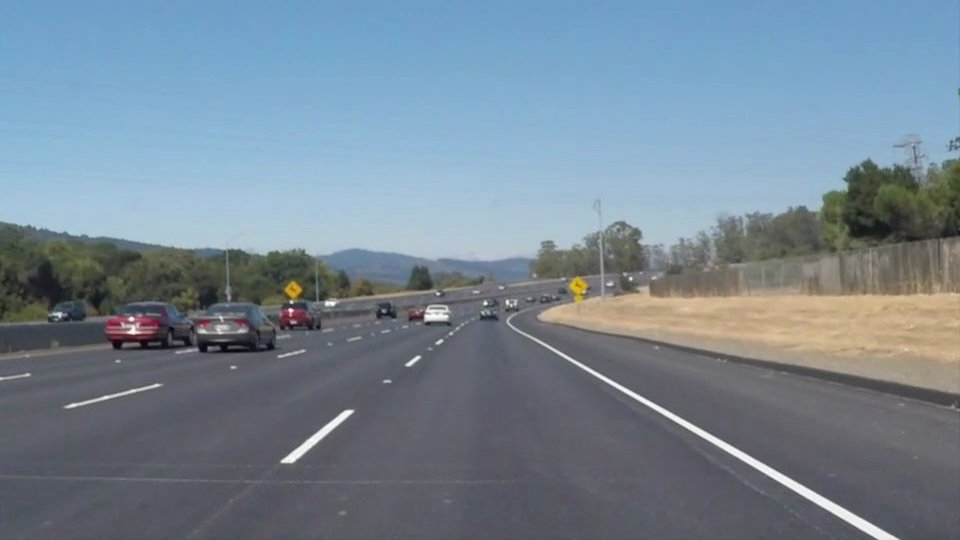
#> input picture SelfDrivingCarND/Term1/P1/CarND-LaneLines-P1/test_images/solidWhiteCurve.jpg, 960 x 540 px; its folder holds only this picture in this run
$ jupyter execute P1.ipynb   (shell and % lines are left out)
#> lines starting #> are read from the running program, lines starting #| are printed output that depends on the picture; after the words box and inside, x2 and y2 are one past the last pixel; in counts of white or black regions, pixels touching at a corner belong together
# Self-Driving Car Engineer Nanodegree

## Project: **Finding Lane Lines on the Road**
***
In this project, you will use the tools you learned about in the lesson to identify lane lines on the road.  You can develop your pipeline on a series of individual images, and later apply the result to a video stream (really just a series of images). Check out the video clip "raw-lines-example.mp4" (also contained in this repository) to see what the output should look like after using the helper functions below.

Once you have a result that looks roughly like "raw-lines-example.mp4", you'll need to get creative and try to average and/or extrapolate the line segments you've detected to map out the full extent of the lane lines.  You can see an example of the result you're going for in the video "P1_example.mp4".  Ultimately, you would like to draw just one line for the left side of the lane, and one for the right.

In addition to implementing code, there is a brief writeup to complete. The writeup should be completed in a separate file, which can be either a markdown file or a pdf document. There is a [write up template](https://github.com/udacity/CarND-LaneLines-P1/blob/master/writeup_template.md) that can be used to guide the writing process. Completing both the code in the Ipython notebook and the writeup template will cover all of the [rubric points](https://review.udacity.com/#!/rubrics/322/view) for this project.

---
Let's have a look at our first image called 'test_images/solidWhiteRight.jpg'.  Run the 2 cells below (hit Shift-Enter or the "play" button above) to display the image.

**Note: If, at any point, you encounter frozen display windows or other confounding issues, you can always start again with a clean slate by going to the "Kernel" menu above and selecting "Restart & Clear Output".**

---

**The tools you have are color selection, region of interest selection, grayscaling, Gaussian smoothing, Canny Edge Detection and Hough Tranform line detection.  You  are also free to explore and try other techniques that were not presented in the lesson.  Your goal is piece together a pipeline to detect the line segments in the image, then average/extrapolate them and draw them onto the image for display (as below).  Once you have a working pipeline, try it out on the video stream below.**

---

<figure>

 <figcaption>
 <p></p>
 <p style="text-align: center;"> Your output should look something like this (above) after detecting line segments using the helper functions below </p>
 </figcaption>
</figure>
 <p></p>
<figure>

 <figcaption>
 <p></p>
 <p style="text-align: center;"> Your goal is to connect/average/extrapolate line segments to get output like this</p>
 </figcaption>
</figure>

**Run the cell below to import some packages.  If you get an `import error` for a package you've already installed, try changing your kernel (select the Kernel menu above --> Change Kernel).  Still have problems?  Try relaunching Jupyter Notebook from the terminal prompt.  Also, consult the forums for more troubleshooting tips.**

## Import Packages

## Ideas for Lane Detection Pipeline

**Some OpenCV functions (beyond those introduced in the lesson) that might be useful for this project are:**

`cv2.inRange()` for color selection
`cv2.fillPoly()` for regions selection
`cv2.line()` to draw lines on an image given endpoints
`cv2.addWeighted()` to coadd / overlay two images
`cv2.cvtColor()` to grayscale or change color
`cv2.imwrite()` to output images to file
`cv2.bitwise_and()` to apply a mask to an image

**Check out the OpenCV documentation to learn about these and discover even more awesome functionality!**

## Helper Functions

Below are some helper functions to help get you started. They should look familiar from the lesson!

[cell 1]
import matplotlib.pyplot as plt
import matplotlib.image as mpimg
import numpy as np
import cv2
import math ,time

# [7 lines left out: function grayscale, not called in this run]
    # Or use BGR2GRAY if you read an image with cv2.imread()
    # return cv2.cvtColor(img, cv2.COLOR_BGR2GRAY)

def canny(img, low_threshold, high_threshold):
    """Applies the Canny transform"""
    return cv2.Canny(img, low_threshold, high_threshold)

def gaussian_blur(img, kernel_size):
    """Applies a Gaussian Noise kernel"""
    return cv2.GaussianBlur(img, (kernel_size, kernel_size), 0)

# [157 lines left out: functions region_of_interest, draw_lines, draw_solid_lines, hough_lines, weighted_img, not called in this run]

## Show the output of each step in the pipeline

[cell 2]
import os ,time
import cv2
from IPython import display
import pylab
pylab.rcParams['figure.figsize'] = (20, 15)

y=os.listdir("test_images/")
x=os.listdir("test_images/")
path_input = 'each_step_output\\0-input_image'
path_gray = 'each_step_output\\1-gray_image'
path_canny = 'each_step_output\\2-canny_image'
path_area = 'each_step_output\\3-area_of_interest'
path_solid = 'each_step_output\\4-solid_lines'
path_final = 'each_step_output\\5-final_images'
kernel_size = 5
low_threshold = 80
high_threshold = 240
vertices = np.array([[(150,530),(450, 310), (490, 310), (850,530)]], dtype=np.int32)
rho = 2 # distance resolution in pixels of the Hough grid
theta = np.pi/180 # angular resolution in radians of the Hough grid
threshold = 50  # minimum number of votes (intersections in Hough grid cell)
min_line_len = 10 #minimum number of pixels making up a line
max_line_gap = 40   # maximum gap in pixels between connectable line segments
#    i=0
for i in range (len(x)):
    x[i]="test_images/"+x[i]
    image = mpimg.imread(x[i])
#> image is the input picture: shape (540, 960, 3); mean R, G, B 118.5, 134.5, 148.1
    plt.subplot(6,6,i*6+1)
#> (this line was passed over: IPython is not available in this run)
    plt.imshow(image)
#> (this line was passed over: IPython is not available in this run)
#    display.display(plt.gcf())
    plt.axis('off')
#> (this line was passed over: IPython is not available in this run)

    cv2.imwrite(os.path.join(path_input , y[i]), cv2.cvtColor(image, cv2.COLOR_RGB2BGR))

    gray=cv2.cvtColor(image, cv2.COLOR_RGB2GRAY)
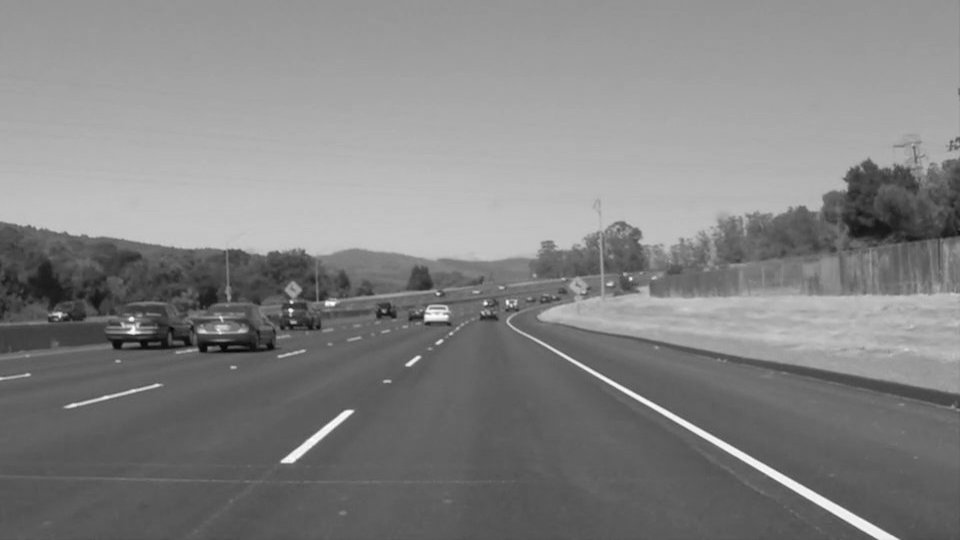
#> gray: shape (540, 960); min 5, max 255, mean 131.2
    plt.subplot(6,6,i*6+2)
#> (this line was passed over: IPython is not available in this run)
    plt.imshow(gray,cmap='gray')
#> (this line was passed over: IPython is not available in this run)
    plt.axis('off')
#> (this line was passed over: IPython is not available in this run)

#    display.display(plt.gcf())
    cv2.imwrite(os.path.join(path_gray , y[i]), gray)

    # Define a kerne size and apply Gaussian smoothing
    blur_gray=cv2.GaussianBlur(gray, (kernel_size, kernel_size), 0)

    # Define our parameters for Canny and apply

    edges=canny(blur_gray, low_threshold, high_threshold)
#> in canny, `return cv2.Canny(img, low_threshold, high_threshold)`:
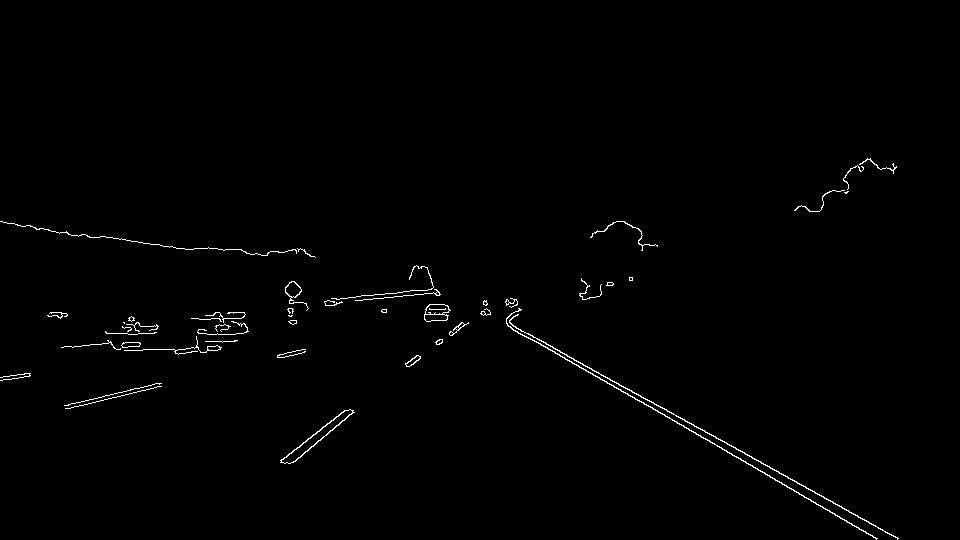
#> returned value: shape (540, 960); 0.8% white in thin lines or dots, all inside (x1, y1, x2, y2) = (0, 158, 899, 540)
    plt.subplot(6,6,i*6+3)
#> (this line was passed over: IPython is not available in this run)
    plt.imshow(edges)
    plt.axis('off')
#    display.display(plt.gcf())
    cv2.imwrite(os.path.join(path_canny , y[i]), edges)


    # Next we'll create a masked edges image using cv2.fillPoly()
    imshape = image.shape
    # This time we are defining a four sided polygon to mask
    masked_edges = region_of_interest(edges, vertices)
    plt.subplot(6,6,i*6+4)
    plt.imshow(masked_edges)
    plt.axis('off')
#    display.display(plt.gcf())
    cv2.imwrite(os.path.join(path_area , y[i]), masked_edges)

    # Define the Hough transform parameters
    line_image = np.copy(image) # creating a blank to draw lines on
    # Run Hough on edge detected image
    # Output "lines" is an array containing endpoints of detected line segments
    line_image = hough_lines(masked_edges, rho, theta, threshold, min_line_len, max_line_gap)
    #plt.imshow(line_image)
    plt.subplot(6,6,i*6+5)
    plt.imshow(line_image)
    plt.axis('off')
#    display.display(plt.gcf())
    cv2.imwrite(os.path.join(path_solid , y[i]), line_image)

    # Draw the lines on the edge image

    lines_edges = cv2.addWeighted(image, 0.8, line_image, 3, 0)
    plt.subplot(6,6,i*6+6)
    plt.imshow(lines_edges)
    plt.axis('off')
    cv2.imwrite(os.path.join(path_final , y[i]), cv2.cvtColor(lines_edges, cv2.COLOR_RGB2BGR))

$ run again, on SelfDrivingCarND/Term1/P1/CarND-LaneLines-P1/test_images/solidYellowLeft.jpg
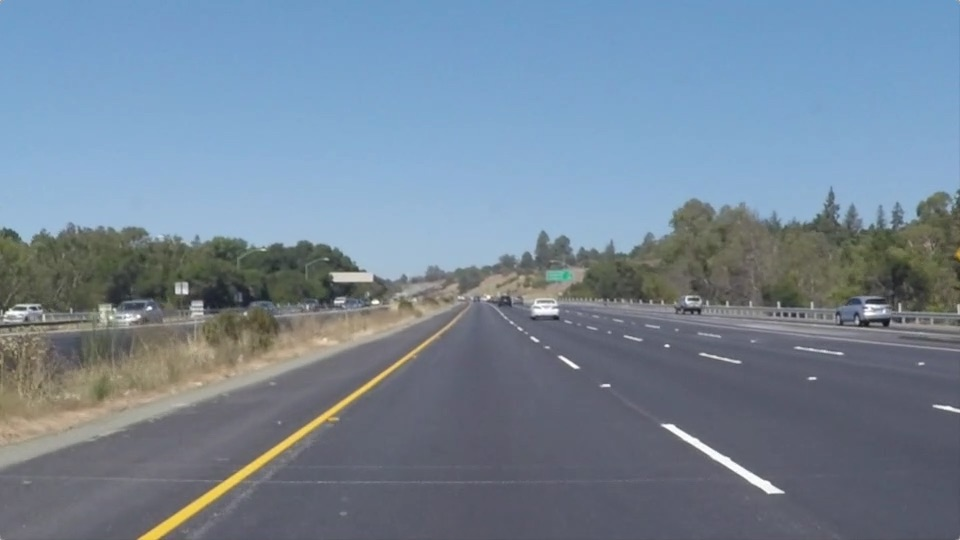
#> input picture SelfDrivingCarND/Term1/P1/CarND-LaneLines-P1/test_images/solidYellowLeft.jpg, 960 x 540 px
#> image is the input picture: shape (540, 960, 3); mean R, G, B 116.5, 133.6, 150.8
#> `gray=cv2.cvtColor(image, cv2.COLOR_RGB2GRAY)`:
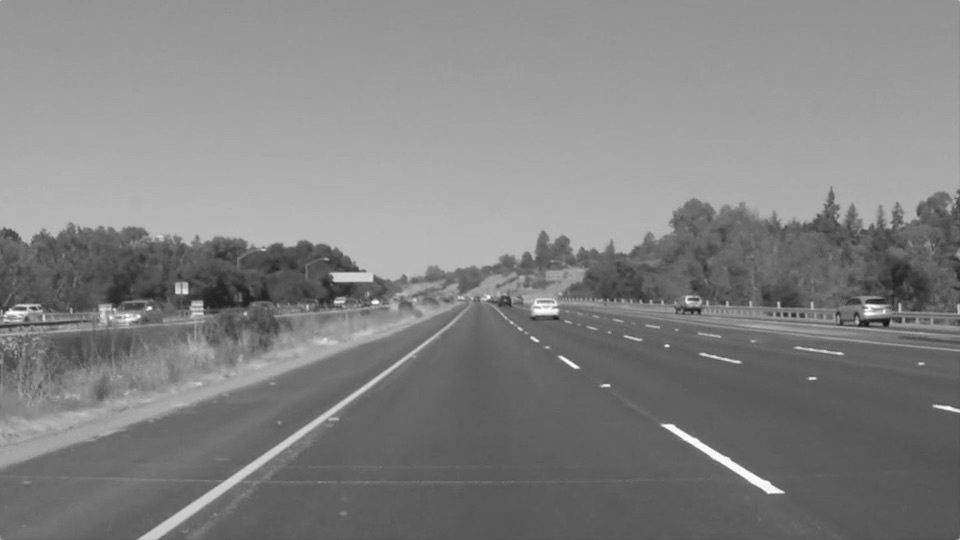
#> gray: shape (540, 960); min 19, max 255, mean 130.4
#> in canny, `return cv2.Canny(img, low_threshold, high_threshold)`:
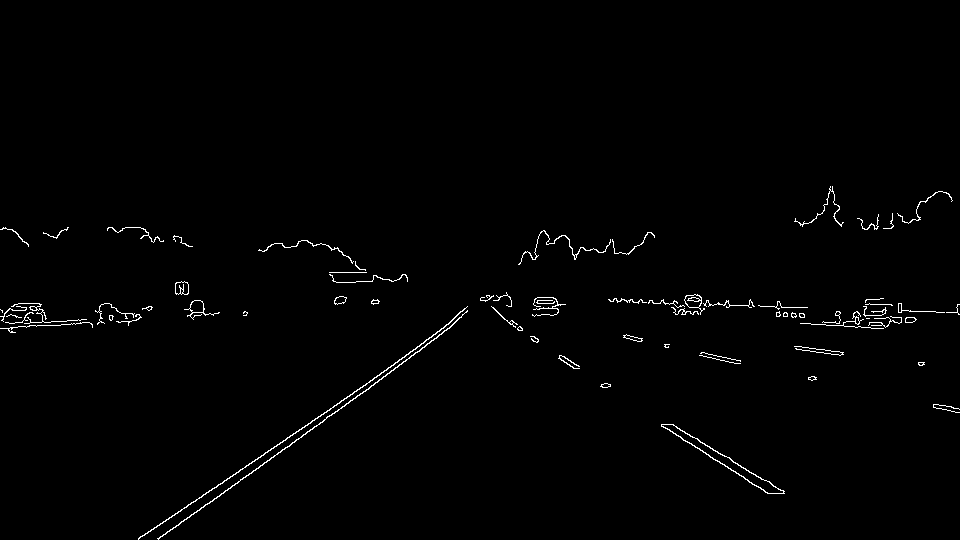
#> returned value: shape (540, 960); 1% white in thin lines or dots, all inside (x1, y1, x2, y2) = (0, 186, 960, 540)

$ run again, on SelfDrivingCarND/Term1/P1/CarND-LaneLines-P1/test_images/whiteCarLaneSwitch.jpg
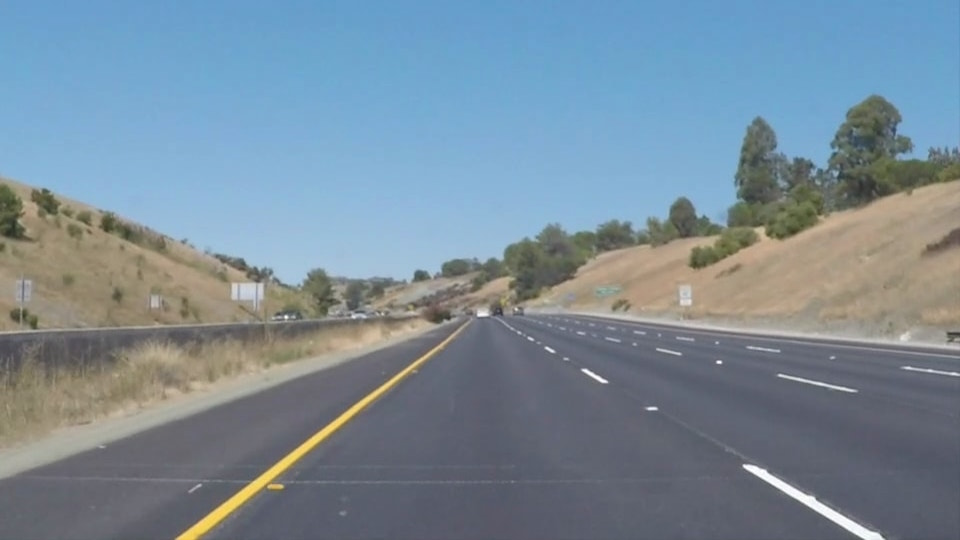
#> input picture SelfDrivingCarND/Term1/P1/CarND-LaneLines-P1/test_images/whiteCarLaneSwitch.jpg, 960 x 540 px
#> image is the input picture: shape (540, 960, 3); mean R, G, B 121.2, 139.4, 152.9
#> `gray=cv2.cvtColor(image, cv2.COLOR_RGB2GRAY)`:
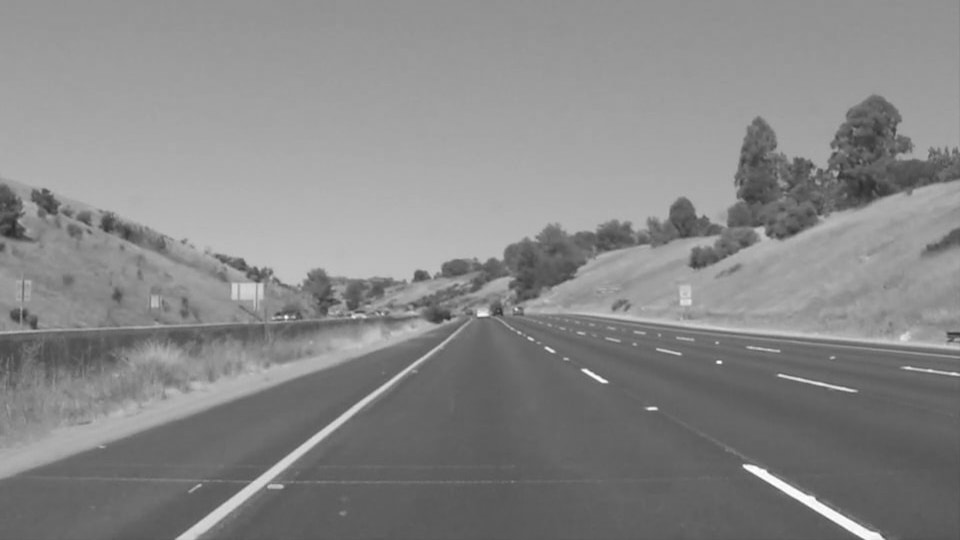
#> gray: shape (540, 960); min 42, max 255, mean 135.5
#> in canny, `return cv2.Canny(img, low_threshold, high_threshold)`:
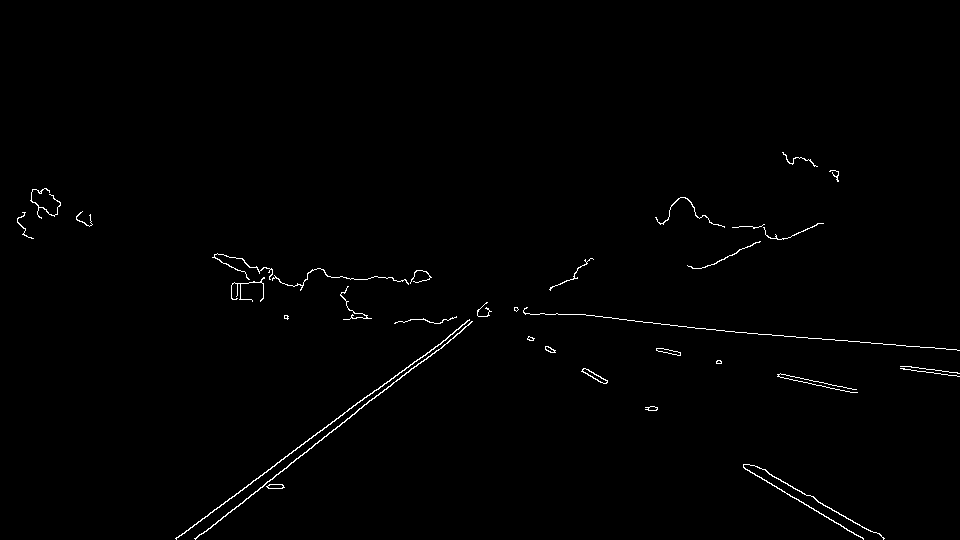
#> returned value: shape (540, 960); 0.76% white in thin lines or dots, all inside (x1, y1, x2, y2) = (17, 152, 960, 540)

$ run again, on SelfDrivingCarND/Term1/P1/CarND-LaneLines-P1/test_images/solidWhiteRight.jpg
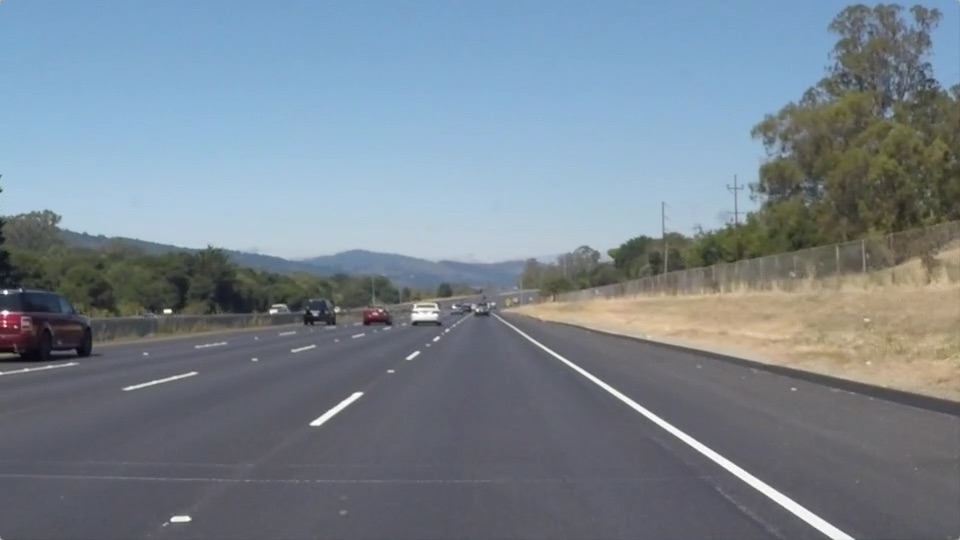
#> input picture SelfDrivingCarND/Term1/P1/CarND-LaneLines-P1/test_images/solidWhiteRight.jpg, 960 x 540 px
#> image is the input picture: shape (540, 960, 3); mean R, G, B 120.3, 132.6, 143.7
#> `gray=cv2.cvtColor(image, cv2.COLOR_RGB2GRAY)`:
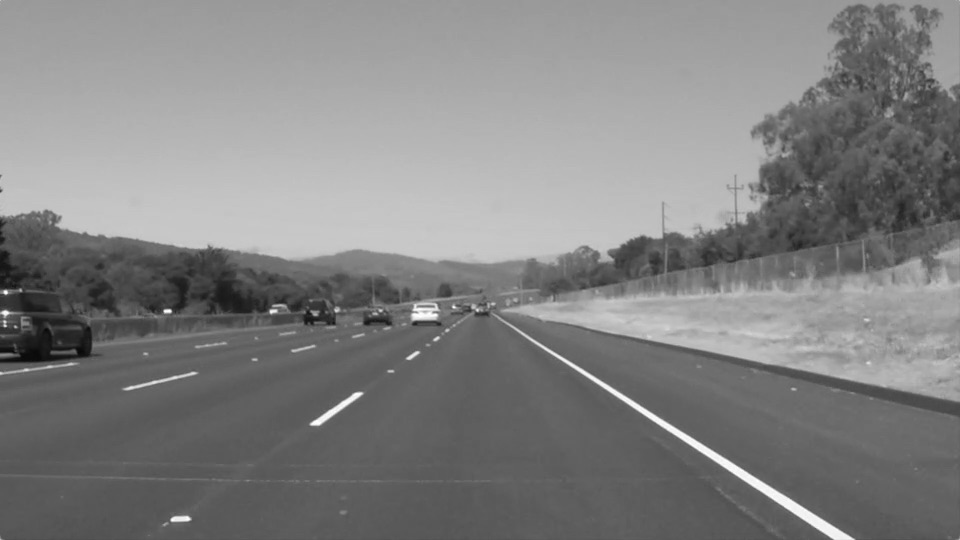
#> gray: shape (540, 960); min 8, max 255, mean 130.1
#> in canny, `return cv2.Canny(img, low_threshold, high_threshold)`:
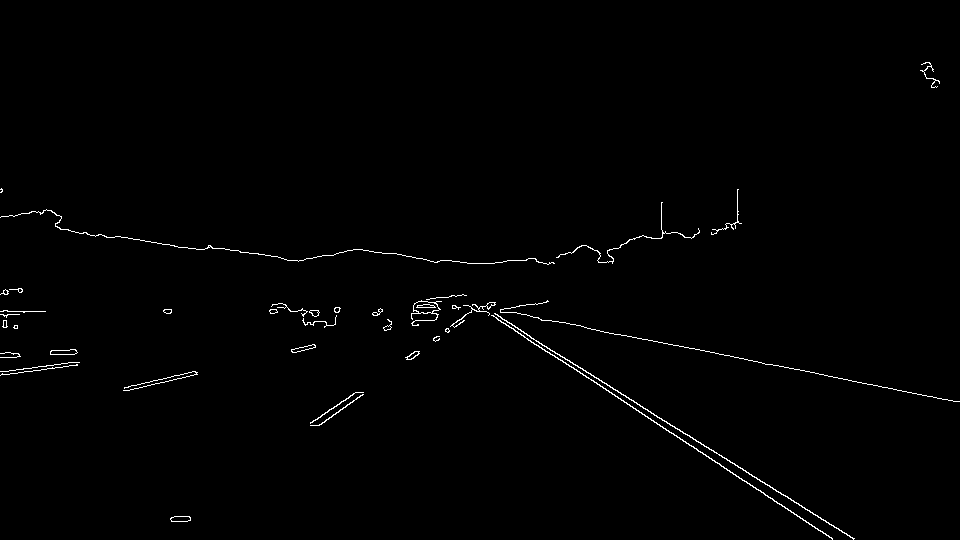
#> returned value: shape (540, 960); 0.83% white in thin lines or dots, all inside (x1, y1, x2, y2) = (0, 62, 960, 540)
